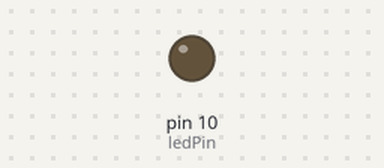
This sketch was run on a simulated Arduino Uno, built with avr-gcc and run on an emulated ATmega328P. On the bench: output pins drawn as LEDs (lit = HIGH).

Above: at 1.5 s.
At 7.09 s:
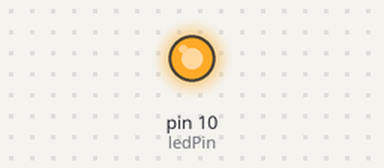
Timing chart, 0 to 8.3 s (numbered marks = the images above):
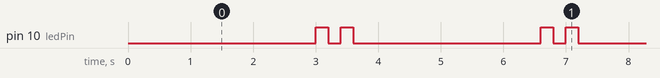

The sketch:

Zadatak14.ino
```cpp
int ledPin=10;


unsigned long snapshot;

void setup() {
  pinMode(ledPin,OUTPUT);
  take_snapshot();
}

void loop() {
if(can_transit())
{
  digitalWrite(ledPin,HIGH);
  delay(200);
  digitalWrite(ledPin,LOW);
   delay(200);
  digitalWrite(ledPin,HIGH);
  delay(200);
  digitalWrite(ledPin,LOW);
  take_snapshot();
}
}

void take_snapshot()
{
  snapshot=millis();
}

bool can_transit()
 {
  if(millis()-snapshot>=3000)
  {
    return true;
  }
  else
  {
    return false;
  }
 }
```

Measured:
- by itself, pin 10 (ledPin): repeats every 3.6 s: LOW 0.20 s, HIGH 0.20 s, LOW 3.0 s, HIGH 0.20 s
- by itself, everything shown: repeats every 3.6 s, in 4 steps
